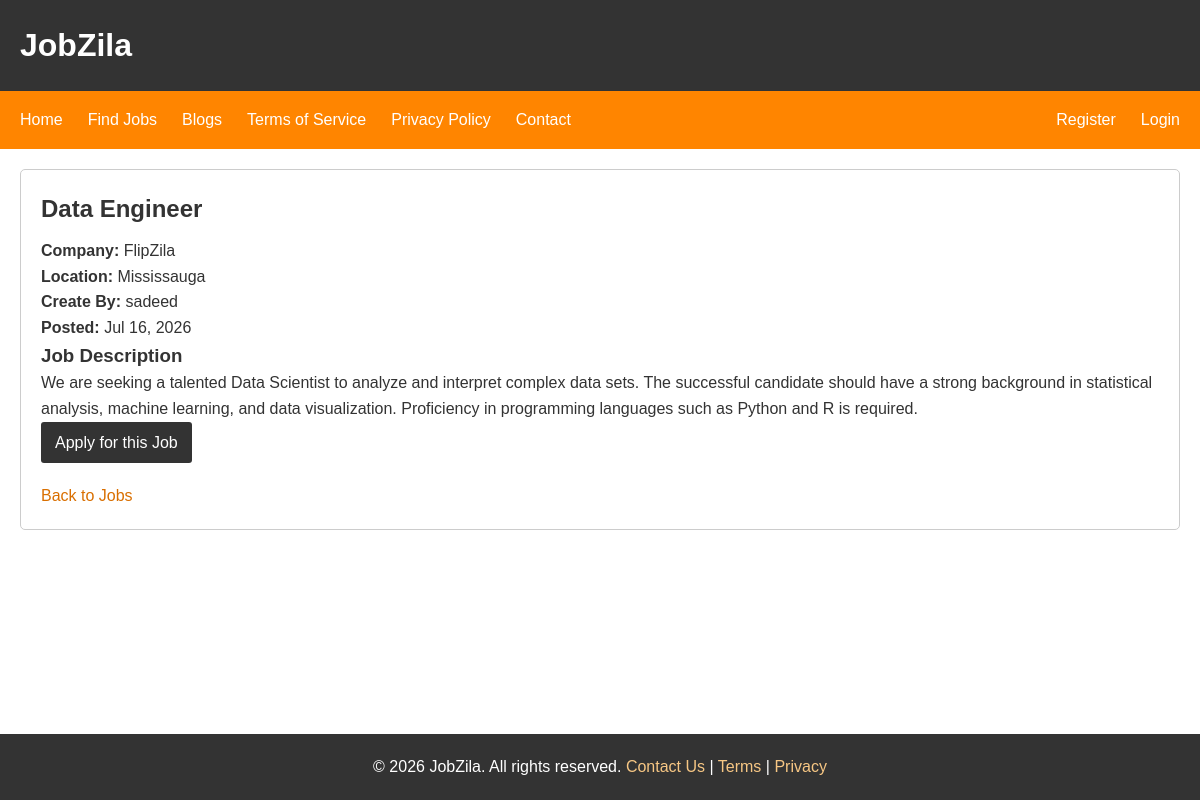
The app's page /jobs/2/ with its own data.
### jobs/models.py (models this page shows, shortened)
class Job(models.Model):
    title = models.CharField(max_length=200)
    company = models.CharField(max_length=100)
    location = models.CharField(max_length=100)
    description = models.TextField()
    apply_link = models.URLField(blank=True, null=True)
    created_at = models.DateTimeField(auto_now_add=True)
    posted_by = models.ForeignKey(User, on_delete=models.CASCADE, null=True, blank=True)

### jobs/views.py (the view)
# urls.py: path("<int:job_id>/", views.job_detail, name="job_detail"),
def job_detail(request, job_id):
    job = get_object_or_404(Job, id=job_id)
    return render(
        request,
        "jobs/job_detail.html",
        {"job": job},
    )

### jobs/templates/jobs/job_detail.html (shortened to what this page needs)
{% extends "sharedpage.html" %}
{% block main %}
<section class="jobs-listing-section">
    <article class="jobs-listing job-detail-card">
        <h2>{{ job.title }}</h2>
        <p>
            <strong>Company:</strong>
            {{ job.company }}
        </p>
        <p>
            <strong>Location:</strong>
            {{ job.location }}
        </p>
        <p>
            <strong>Create By:</strong>
            {{ job.posted_by }}
        </p>
        <p>
            <strong>Posted:</strong>
            {{ job.created_at|date:"M d, Y" }}
        </p>
        <div class="job-detail-description">
            <h3>Job Description</h3>
            <p>
                {{ job.description|linebreaks }}
            </p>
        </div>
        {% if job.apply_link %}
            <a
                href="{{ job.apply_link }}"
                target="_blank"
                rel="noopener noreferrer"
                class="view-job-link"
            >
                Apply for this Job
            </a>
        {% endif %}
        <p class="back-to-jobs">
            <a href="{% url 'jobs:job_list' %}">
                Back to Jobs
            </a>
        </p>
    </article>
</section>
{% endblock main %}

### static/css/styles.css (style rules this page uses)
* { margin: 0; padding: 0; box-sizing: border-box; }
html, body { min-height: 100%; }
body { min-height: 100vh; font-family: Arial, Helvetica, sans-serif; font-size: 16px; line-height: 1.6; color: #333; display: flex; flex-direction: column; }
.privacy-section, .terms-section, .jobs-listing-section, .contact-section { width: 100%; margin: 20px 20px 30px; }
.privacy-section h2, .terms-section h2, .jobs-listing-section h2, .contact-section h2 { margin-bottom: 10px; }
.privacy, .terms, .jobs-listing, .contact { margin-bottom: 20px; border: 1px solid #ccc; border-radius: 5px; padding: 20px; }
.view-job-link { display: inline-block; background-color: #333; color: white; padding: 8px 14px; border-radius: 3px; text-decoration: none; }
.back-to-jobs { margin-top: 20px; }
.back-to-jobs a { color: #d96f00; text-decoration: none; }

### records on screen
Job: title "Data Engineer", company "FlipZila", location "Mississauga", posted_by "sadeed", created_at "Jul 16, 2026", description "We are seeking a talented Data Scientist to analyze and interpret complex data sets. The successful candidate should have a strong background in statistical analysis, machine learning, and data visualization. Proficiency in programming languages such as Python and R is required."
